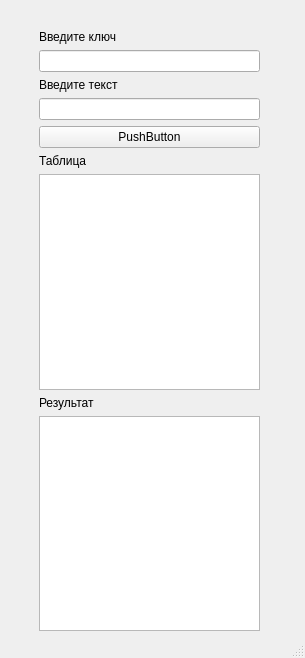
<?xml version="1.0" encoding="UTF-8"?>
<ui version="4.0">
 <class>MainWindow</class>
 <widget class="QMainWindow" name="MainWindow">
  <property name="geometry">
   <rect>
    <x>0</x>
    <y>0</y>
    <width>305</width>
    <height>658</height>
   </rect>
  </property>
  <property name="windowTitle">
   <string>MainWindow</string>
  </property>
  <widget class="QWidget" name="centralwidget">
   <widget class="QWidget" name="verticalLayoutWidget">
    <property name="geometry">
     <rect>
      <x>39</x>
      <y>30</y>
      <width>221</width>
      <height>601</height>
     </rect>
    </property>
    <layout class="QVBoxLayout" name="verticalLayout">
     <item>
      <widget class="QLabel" name="label">
       <property name="text">
        <string>Введите ключ</string>
       </property>
      </widget>
     </item>
     <item>
      <widget class="QLineEdit" name="lineEdit"/>
     </item>
     <item>
      <widget class="QLabel" name="label_2">
       <property name="text">
        <string>Введите текст</string>
       </property>
      </widget>
     </item>
     <item>
      <widget class="QLineEdit" name="lineEdit_2"/>
     </item>
     <item>
      <widget class="QPushButton" name="pushButton">
       <property name="text">
        <string>PushButton</string>
       </property>
      </widget>
     </item>
     <item>
      <widget class="QLabel" name="label_3">
       <property name="text">
        <string>Таблица</string>
       </property>
      </widget>
     </item>
     <item>
      <widget class="QTableWidget" name="tableWidget">
       <property name="enabled">
        <bool>true</bool>
       </property>
      </widget>
     </item>
     <item>
      <widget class="QLabel" name="label_4">
       <property name="text">
        <string>Результат</string>
       </property>
      </widget>
     </item>
     <item>
      <widget class="QTextEdit" name="result">
       <property name="enabled">
        <bool>true</bool>
       </property>
      </widget>
     </item>
    </layout>
   </widget>
  </widget>
  <widget class="QStatusBar" name="statusbar"/>
 </widget>
 <resources/>
 <connections/>
</ui>
